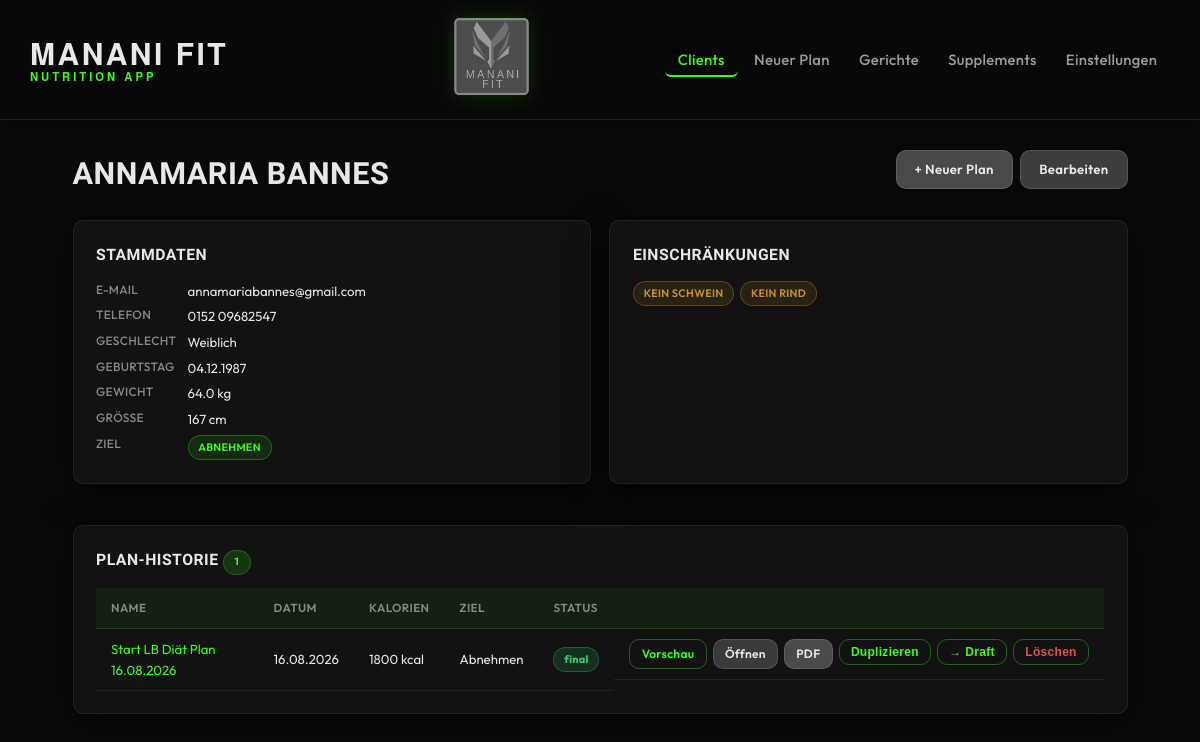
Page /clients/4 on the committed database.
### models.py (models this page shows, shortened)
class Client(db.Model):
    __tablename__ = "clients"
    __allow_unmapped__ = True
    id: int = db.Column(db.Integer, primary_key=True)
    name: str = db.Column(db.String(120), nullable=False)
    email: str | None = db.Column(db.String(200))
    phone: str | None = db.Column(db.String(50))
    birthdate: date | None = db.Column(db.Date)
    gender: str | None = db.Column(db.String(20))
    weight_kg: float | None = db.Column(db.Float)
    height_cm: float | None = db.Column(db.Float)
    goal: str = db.Column(db.String(30), nullable=False, default="Halten")
    restrictions_text: str | None = db.Column(db.Text)
    restriction_tags: str = db.Column(db.Text, default="[]")
    created_at: datetime = db.Column(db.DateTime, default=datetime.utcnow)
    updated_at: datetime = db.Column(
        db.DateTime, default=datetime.utcnow, onupdate=datetime.utcnow
    )
    is_archived: bool = db.Column(db.Boolean, default=False)
    macro_overrides: str | None = db.Column(db.Text, nullable=True)
    plans = db.relationship("MealPlan", back_populates="client", lazy="dynamic")
    def get_restriction_tags(self) -> list[str]:
        return json.loads(self.restriction_tags or "[]")

class MealPlan(db.Model):
    __tablename__ = "meal_plans"
    __allow_unmapped__ = True
    id: int = db.Column(db.Integer, primary_key=True)
    client_id: int = db.Column(db.Integer, db.ForeignKey("clients.id"), nullable=False)
    name: str = db.Column(db.String(200), nullable=False)
    date_created: datetime = db.Column(db.DateTime, default=datetime.utcnow)
    date_modified: datetime = db.Column(
        db.DateTime, default=datetime.utcnow, onupdate=datetime.utcnow
    )
    kcal_target: int = db.Column(db.Integer, nullable=False)
    n_meals: int = db.Column(db.Integer, nullable=False, default=3)
    goal: str = db.Column(db.String(30), nullable=False)
    notes: str | None = db.Column(db.Text)
    status: str = db.Column(db.String(10), default="draft")
    include_supplements: bool = db.Column(db.Boolean, default=False)
    macro_overrides: str | None = db.Column(db.Text, nullable=True)
    client = db.relationship("Client", back_populates="plans")
    meal_slots = db.relationship(
        "MealSlot",
        back_populates="plan",
        order_by="MealSlot.position",
        cascade="all, delete-orphan",
    )
    supplements = db.relationship(
        "PlanSupplement",
        back_populates="plan",
        order_by="PlanSupplement.position",
        cascade="all, delete-orphan",
    )

### app.py (the view)
    @app.route("/clients/<int:client_id>")
    def clients_detail(client_id: int):
        client = Client.query.get_or_404(client_id)
        plans = (
            MealPlan.query.filter_by(client_id=client_id)
            .order_by(MealPlan.date_created.desc())
            .all()
        )
        return render_template("clients/detail.html", client=client, plans=plans)

### templates/clients/detail.html (shortened to what this page needs)
{% extends "base.html" %}
{% block content %}
<div class="page-header">
  <h1>{{ client.name }}</h1>
  <div class="header-actions">
    <a href="{{ url_for('plans_new', client_id=client.id) }}" class="btn btn--primary">+ Neuer Plan</a>
    <a href="{{ url_for('clients_edit', client_id=client.id) }}" class="btn btn--secondary">Bearbeiten</a>
  </div>
</div>
<div class="detail-grid">
  <section class="card">
    <h2>Stammdaten</h2>
    <dl class="detail-list">
      <dt>E-Mail</dt><dd>{{ client.email or '—' }}</dd>
      <dt>Telefon</dt><dd>{{ client.phone or '—' }}</dd>
      <dt>Geschlecht</dt><dd>{{ client.gender or '—' }}</dd>
      <dt>Geburtstag</dt><dd>{{ client.birthdate.strftime('%d.%m.%Y') if client.birthdate else '—' }}</dd>
      <dt>Gewicht</dt><dd>{{ (client.weight_kg|string + ' kg') if client.weight_kg else '—' }}</dd>
      <dt>Größe</dt><dd>{{ (client.height_cm|int|string + ' cm') if client.height_cm else '—' }}</dd>
      <dt>Ziel</dt><dd><span class="tag">{{ client.goal }}</span></dd>
    </dl>
  </section>
  <section class="card">
    <h2>Einschränkungen</h2>
    <div class="tags-wrap">
      {% for tag in client.get_restriction_tags() %}
        <span class="tag tag--restriction">{{ tag }}</span>
      {% else %}
        <p class="empty-hint">Keine Einschränkungen.</p>
      {% endfor %}
    </div>
  </section>
</div>
<section class="card" style="margin-top:1.5rem">
  <h2>Plan-Historie <span class="badge">{{ plans|length }}</span></h2>
  {% if plans %}
    <div class="table-wrap">
      <table class="data-table">
        <thead>
          <tr><th>Name</th><th>Datum</th><th>Kalorien</th><th>Ziel</th><th>Status</th><th></th></tr>
        </thead>
        <tbody>
          {% for p in plans %}
          <tr>
            <td><a href="{{ url_for('plans_edit', plan_id=p.id) }}">{{ p.name }}</a></td>
            <td>{{ p.date_created.strftime('%d.%m.%Y') }}</td>
            <td>{{ p.kcal_target }} kcal</td>
            <td>{{ p.goal }}</td>
            <td><span class="badge badge--{{ p.status }}">{{ p.status }}</span></td>
            <td class="actions">
              <a href="{{ url_for('plans_preview', plan_id=p.id) }}" class="btn btn--sm btn--ghost">Vorschau</a>
              <a href="{{ url_for('plans_edit', plan_id=p.id) }}" class="btn btn--sm">Öffnen</a>
              <a href="{{ url_for('plans_pdf', plan_id=p.id) }}" class="btn btn--sm btn--primary">PDF</a>
              <form method="post" action="{{ url_for('plans_duplicate', plan_id=p.id) }}" style="display:inline">
                <button type="submit" class="btn btn--sm btn--ghost">Duplizieren</button>
              </form>
              <form method="post" action="{{ url_for('plans_update_status', plan_id=p.id) }}" style="display:inline">
                {% if p.status == 'draft' %}
                  <button type="submit" name="status" value="final" class="btn btn--sm btn--ghost">→ Final</button>
                {% else %}
                  <button type="submit" name="status" value="draft" class="btn btn--sm btn--ghost">→ Draft</button>
                {% endif %}
              </form>
              <form method="post" action="{{ url_for('plans_delete', plan_id=p.id) }}" style="display:inline" onsubmit="return confirm('Plan wirklich löschen?')">
                <button type="submit" class="btn btn--sm btn--ghost" style="color:var(--danger)">Löschen</button>
              </form>
            </td>
          </tr>
          {% endfor %}
        </tbody>
      </table>
    </div>
  {% else %}
    <p class="empty-hint">Noch keine Pläne für diesen Client.</p>
  {% endif %}
</section>
{% endblock %}

### static/css/app.css (style rules this page uses)
:root { --primary: #39ff14; --primary-light: #7fff50; --primary-dim: rgba(57,255,20,.12); --bg: #0d0d0d; --surface: rgba(20,20,20,.88); --surface-light: rgba(36,36,36,.92); --border: rgba(255,255,255,.07); --border-hover: rgba(255,255,255,.14); --text: #e8e8e8; --text-muted: #888; --danger: #e05252; --warning: #c9922a; --success: #2ed573; --radius: 10px; --shadow: 0 8px 40px rgba(0,0,0,.65); --shadow-sm: 0 3px 14px rgba(0,0,0,.4); --nav-h: 120px; }
*, *::before, *::after { box-sizing: border-box; margin: 0; padding: 0; }
html { font-size: 15px; }
body { font-family: 'Outfit', system-ui, sans-serif; background-color: var(--bg); background-image: url('/static/uploads/trainings_plan_logos.png'); background-size: cover; background-position: center; background-attachment: fixed; color: var(--text); line-height: 1.55; min-height: 100vh; position: relative; }
body::before { content: ''; position: fixed; inset: 0; background: rgba(0,0,0,.27); z-index: 0; pointer-events: none; }
a { color: var(--primary); text-decoration: none; }
.page-header { display: flex; align-items: flex-start; justify-content: space-between; gap: 1rem; margin-bottom: 1.5rem; flex-wrap: wrap; }
.page-header h1 { font-family: 'Barlow Semi Condensed', sans-serif; font-size: 2.04rem; font-weight: 700; letter-spacing: .5px; color: var(--text); text-transform: uppercase; }
.header-actions { display: flex; gap: .5rem; flex-wrap: wrap; align-items: center; }
.btn { display: inline-flex; align-items: center; gap: .35rem; padding: .55rem 1.2rem; border-radius: var(--radius); border: 1px solid rgba(255,255,255,.12); cursor: pointer; font-size: .88rem; font-weight: 600; font-family: 'Outfit', inherit; letter-spacing: .3px; transition: background .2s ease, color .2s ease, border-color .2s ease, box-shadow .2s ease; text-decoration: none !important; white-space: nowrap; background: #3a3a3a; color: var(--text); }
.btn--primary { background: #4a4a4a; color: var(--text); }
.btn--secondary { background: #3d3d3d; color: var(--text); }
.btn--ghost { background: transparent; color: var(--primary); border: 1px solid rgba(57,255,20,.35); }
.btn--sm { padding: .32rem .75rem; font-size: .8rem; }
.card { background: var(--surface); border: 1px solid var(--border); border-radius: var(--radius); padding: 1.5rem; box-shadow: var(--shadow); margin-bottom: 1.25rem; backdrop-filter: blur(14px); -webkit-backdrop-filter: blur(14px); transition: border-color .2s ease; }
.card h2 { font-family: 'Barlow Semi Condensed', sans-serif; font-size: 1.05rem; font-weight: 700; letter-spacing: .5px; text-transform: uppercase; color: var(--text); margin-bottom: .85rem; }
.table-wrap { overflow-x: auto; }
.data-table { width: 100%; border-collapse: collapse; font-size: .88rem; }
.data-table th { background: rgba(57,255,20,.06); color: var(--text-muted); font-weight: 600; letter-spacing: .4px; text-transform: uppercase; font-size: .78rem; text-align: left; padding: .75rem 1rem; border-bottom: 1px solid rgba(57,255,20,.2); }
.data-table td { padding: .65rem 1rem; border-bottom: 1px solid var(--border); vertical-align: middle; }
.actions { display: flex; gap: .4rem; white-space: nowrap; }
.tag { display: inline-block; padding: .22rem .65rem; border-radius: 20px; font-size: .72rem; font-weight: 600; letter-spacing: .3px; text-transform: uppercase; background: rgba(57,255,20,.1); color: var(--primary); border: 1px solid rgba(57,255,20,.3); }
.tag--restriction { background: rgba(201,146,42,.12); color: var(--warning); border-color: rgba(201,146,42,.35); }
.badge { display: inline-block; padding: .2rem .65rem; border-radius: 20px; font-size: .72rem; font-weight: 700; letter-spacing: .3px; background: rgba(57,255,20,.15); color: var(--primary); border: 1px solid rgba(57,255,20,.25); }
.badge--final { background: rgba(46,213,115,.15); color: var(--success); border-color: rgba(46,213,115,.3); }
.detail-grid { display: grid; grid-template-columns: 1fr 1fr; gap: 1.25rem; }
.detail-list { display: grid; grid-template-columns: max-content 1fr; gap: .35rem .75rem; font-size: .88rem; }
.detail-list dt { color: var(--text-muted); font-weight: 500; font-size: .8rem; text-transform: uppercase; letter-spacing: .3px; }
.tags-wrap { display: flex; gap: .4rem; flex-wrap: wrap; }

### rows in the picture
Client: name "ANNAMARIA BANNES", email "annamariabannes@gmail.com", phone "0152 09682547", gender "Weiblich", birthdate "04.12.1987", weight_kg "64.0 kg", height_cm "167 cm", goal "ABNEHMEN"
MealPlan: name "Start LB Diät Plan 16.08.2026", date_created "16.08.2026", kcal_target "1800", goal "Abnehmen", status "final", shows "→ Draft"

### other values in the picture
{{ tag }} "KEIN SCHWEIN" "KEIN RIND"
{{ plans|length }} "1"
